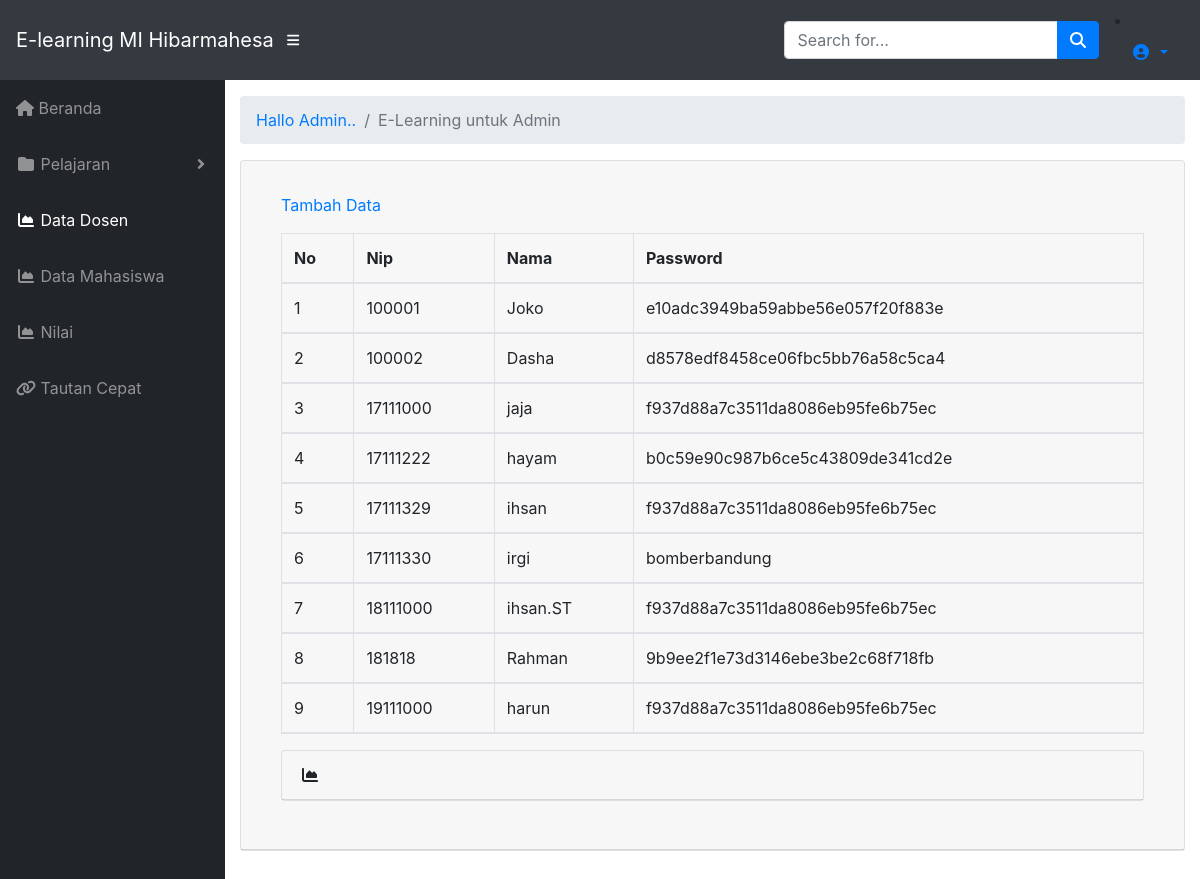
Screenshot of /index.php/data_dosen with the database file from the repository.
### tables this page shows
CREATE TABLE IF NOT EXISTS `dosen` (
  `nip` varchar(15) NOT NULL,
  `nama` varchar(90) DEFAULT NULL,
  `pass` varchar(40) DEFAULT NULL
);

### application/controllers/data_dosen.php (called while the page is built, shortened)
<?php
	class Data_dosen extends CI_Controller{
		function __construct(){
			$this->load->model('m_data_dosen');
			$this->load->helper('url');
		}
	function index(){
		$data['dosen'] = $this->m_data_dosen->tampil_nilai()->result();
		$this->load->view('v_data_dosen',$data);
	}
}
?>

### index.php (called while the page is built, shortened)
<?php
require_once BASEPATH.'core/CodeIgniter.php';

### application/models/m_data_dosen.php (called while the page is built, shortened)
<?php
class M_data_dosen extends CI_Model{
	public function tampil_nilai(){
		return $this->db->get('dosen');
	}
}

### application/views/v_data_dosen.php (the view, shortened to what this page needs)
<!DOCTYPE html>
<html lang="en">
<head>
  <link href="vendor/fontawesome-free/css/all.min.css" rel="stylesheet" type="text/css">
  <link href="vendor/datatables/dataTables.bootstrap4.css" rel="stylesheet">
  <link href="css/sb-admin.css" rel="stylesheet">
</head>
<body id="page-top">
  <nav class="navbar navbar-expand navbar-dark bg-dark static-top">
    <a class="navbar-brand mr-1" href="index.html">E-learning MI Hibarmahesa</a>
    <button class="btn btn-link btn-sm text-white order-1 order-sm-0" id="sidebarToggle" href="#">
      <i class="fas fa-bars"></i>
    </button>
    <form class="d-none d-md-inline-block form-inline ml-auto mr-0 mr-md-3 my-2 my-md-0">
      <div class="input-group">
        <input type="text" class="form-control" placeholder="Search for..." aria-label="Search" aria-describedby="basic-addon2">
        <div class="input-group-append">
          <button class="btn btn-primary" type="button">
            <i class="fas fa-search"></i>
          </button>
        </div>
      </div>
    </form>
      <li class="nav-item dropdown no-arrow">
        <a class="nav-link dropdown-toggle" href="#" id="userDropdown" role="button" data-toggle="dropdown" aria-haspopup="true" aria-expanded="false">
          <i class="fas fa-user-circle fa-fw"></i>
        </a>
      </li>
  </nav>
  <div id="wrapper">
    <ul class="sidebar navbar-nav">
      <li class="nav-item">
        <a class="nav-link" href="dashboard_admin">
          <i class="fas fa-home"></i>
          <span>Beranda</span>
        </a>
      </li>
      <li class="nav-item dropdown">
        <a class="nav-link dropdown-toggle" href="#" id="pagesDropdown" role="button" data-toggle="dropdown" aria-haspopup="true" aria-expanded="false">
          <i class="fas fa-fw fa-folder"></i>
          <span>Pelajaran</span>
        </a>
           <li class="nav-item active">
        <a class="nav-link" href="data_mahasiswa">
          <i class="fas fa-fw fa-chart-area"></i>
          <span>Data Dosen</span></a>
      </li>
         <li class="nav-item">
        <a class="nav-link" href="data_mahasiswa">
          <i class="fas fa-fw fa-chart-area"></i>
          <span>Data Mahasiswa</span></a>
      </li>
      </li>
      <li class="nav-item">
        <a class="nav-link" href="nilai_admin">
          <i class="fas fa-fw fa-chart-area"></i>
          <span>Nilai</span></a>
      </li>
      <li class="nav-item">
        <a class="nav-link" href="#">
          <i class="fas fa-link"></i>
          <span>Tautan Cepat</span></a>
      </li>
    </ul>
    <div id="content-wrapper">
      <div class="container-fluid">
        <ol class="breadcrumb">
          <li class="breadcrumb-item">
            <a href="#">Hallo Admin..</a>
          </li>
          <li class="breadcrumb-item active">E-Learning untuk Admin</li>
        </ol>
          <div class="card mb-3">
          <div class="card-header">
          <div class="card-body">
            <div class="table-responsive">
            <p><a href="tambah_mahasiswa">Tambah Data</a></p>
              <table class="table table-bordered" id="dataTable" width="100%" cellspacing="0">
                <thead>
                  <tr>
                    <th>No</th>
                    <th>Nip</th>
                    <th>Nama</th>
                    <th>Password</th>
                  </tr>
                  <?php
                  $no = 1;
                  foreach($dosen as $data){ ?>
                    <tr>
                <td><?php echo $no++ ?></td>
                <td><?php echo $data->nip ?></td>
                <td><?php echo $data->nama ?></td>
                <td><?php echo $data->pass ?></td>
              </tr>
            <?php } ?>
                </thead>
                </table>
        <div class="card mb-3">
          <div class="card-header">
            <i class="fas fa-chart-area"></i>
        </div>
      </div>
</body>
</html>

### rows the page displays
dosen: nip "100001", nama "Joko", pass "e10adc3949ba59abbe56e057f20f883e"
dosen: nip "100002", nama "Dasha", pass "d8578edf8458ce06fbc5bb76a58c5ca4"
dosen: nip "17111000", nama "jaja", pass "f937d88a7c3511da8086eb95fe6b75ec"
dosen: nip "17111222", nama "hayam", pass "b0c59e90c987b6ce5c43809de341cd2e"
dosen: nip "17111329", nama "ihsan", pass "f937d88a7c3511da8086eb95fe6b75ec"
dosen: nip "17111330", nama "irgi", pass "bomberbandung"
dosen: nip "18111000", nama "ihsan.ST", pass "f937d88a7c3511da8086eb95fe6b75ec"
dosen: nip "181818", nama "Rahman", pass "9b9ee2f1e73d3146ebe3be2c68f718fb"
dosen: nip "19111000", nama "harun", pass "f937d88a7c3511da8086eb95fe6b75ec"
